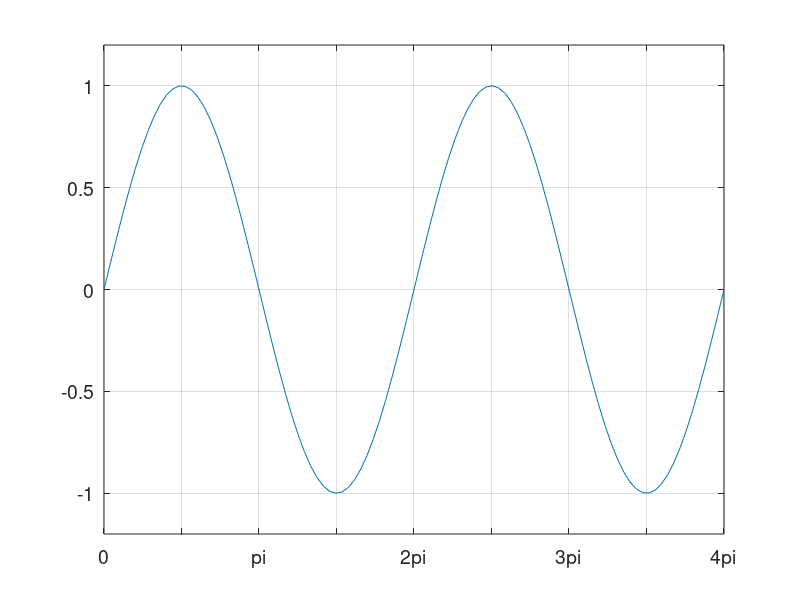

MATLAB code to generate this figure:
% Script File: ShowTicks
% How to set and label axis ticks.

close all
x = linspace(0,4*pi);
y = sin(x);
plot(x,y)
axis([0 4*pi -1.2 1.2])

% Define x-ticks and their labels..
set(gca,'xTick',0:pi/2:4*pi)
set(gca,'xTickLabel',{'0', ' ', 'pi', ' ', '2pi', ' ', '3pi', ' ', '4pi'},'Fontsize',14)

% Define y-ticks and let them be auto-labelled...
set(gca,'yTick',-1:.5:1)

grid on
shg